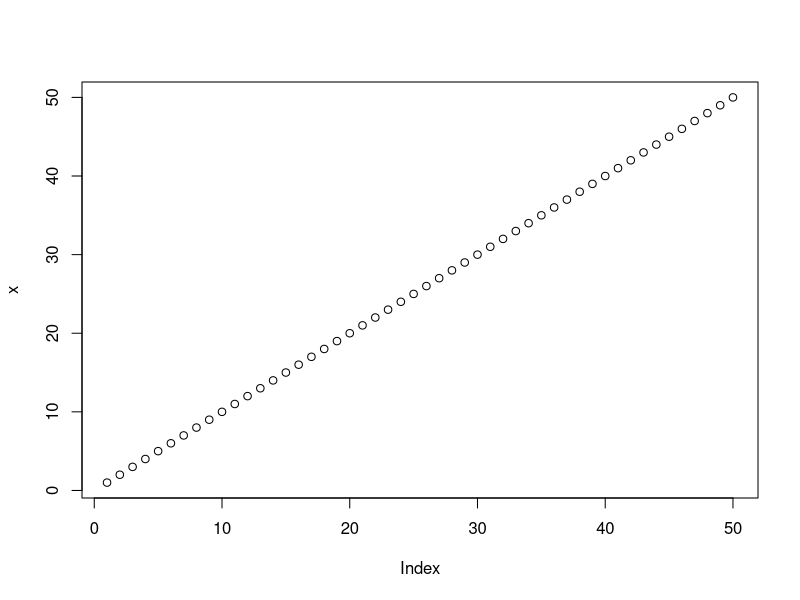
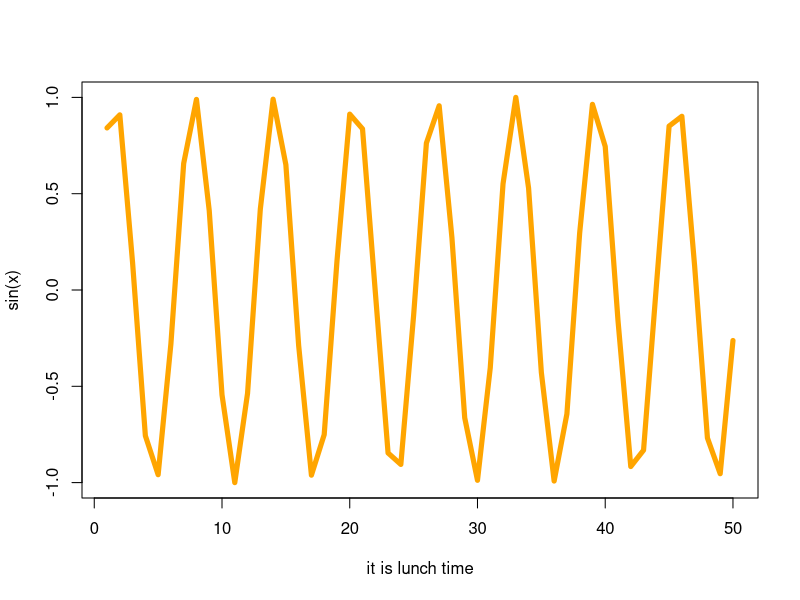

Write the R code that produced these figures, in order.
#' ---
#' title: "Class 4 intro to R"
#' author: "Austin Teel"
#' ---

x <- 1:50
plot(x)
plot(x,sin(x),typ="l", col="orange", lwd=5, xlab="it is lunch time")
